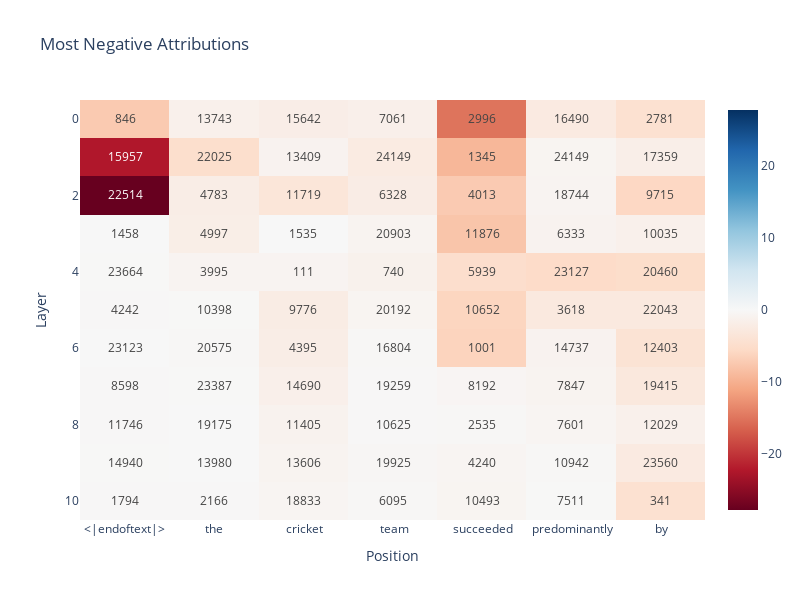

Write notebook code for a chart like this one.
### Code cell
# ### most negative attributions ###
visualize_max_attributions(min=True)

### Figure 1 — Plotly figure (JSON) as saved in the notebook; plotly's stock layout.template omitted (floating-point values rounded to 4 significant figures)
{"data": [{"coloraxis": "coloraxis", "hovertemplate": "Position: %{x}<br>Layer: %{y}<br>color: %{z}<extra></extra>", "name": "0", "text": [["846", "13743", "15642", "7061", "2996", "16490", "2781"], ["15957", "22025", "13409", "24149", "1345", "24149", "17359"], ["22514", "4783", "11719", "6328", "4013", "18744", "9715"], ["1458", "4997", "1535", "20903", "11876", "6333", "10035"], ["23664", "3995", "111", "740", "5939", "23127", "20460"], ["4242", "10398", "9776", "20192", "10652", "3618", "22043"], ["23123", "20575", "4395", "16804", "1001", "14737", "12403"], ["8598", "23387", "14690", "19259", "8192", "7847", "19415"], ["11746", "19175", "11405", "10625", "2535", "7601", "12029"], ["14940", "13980", "13606", "19925", "4240", "10942", "23560"], ["1794", "2166", "18833", "6095", "10493", "7511", "341"]], "textfont": {"size": 12}, "texttemplate": "%{text}", "type": "heatmap", "x": ["<|endoftext|>", "the", " cricket", " team", " succeeded", " predominantly", " by"], "xaxis": "x", "yaxis": "y", "z": [[-7.346, -1.391, -1.885, -1.55, -15.09, -2.515, -4.44], [-22.36, -4.845, -0.9272, -2.463, -9.223, -0.6479, -1.703], [-27.76, -1.996, -3.444, -2.086, -7.265, -0.7417, -5.817], [-0.0004976, -1.808, -0.01879, -0.8001, -7.848, -0.9275, -1.401], [-0.09015, -0.6971, -0.7418, -1.232, -4.883, -5.286, -5.045], [-0.1488, -0.0914, -2.158, -0.6921, -6.108, -2.748, -2.757], [-0.05513, -0.2325, -1.944, -0.2236, -6.239, -0.9784, -4.041], [-0.1274, -0.06842, -1.54, -0.1126, -0.5193, -0.754, -3.014], [-0.1117, -0.04425, -1.062, -0.1493, -0.1849, -0.583, -1.427], [-0.0782, -0.03337, -0.8644, -0.3436, -0.6267, -0.194, -2.514], [-0.1067, -0.1658, -0.5438, -0.2089, -0.6662, -0.09169, -4.414]]}], "layout": {"coloraxis": {"cmid": 0, "colorscale": [[0, "rgb(103,0,31)"], [0.1, "rgb(178,24,43)"], [0.2, "rgb(214,96,77)"], [0.3, "rgb(244,165,130)"], [0.4, "rgb(253,219,199)"], [0.5, "rgb(247,247,247)"], [0.6, "rgb(209,229,240)"], [0.7, "rgb(146,197,222)"], [0.8, "rgb(67,147,195)"], [0.9, "rgb(33,102,172)"], [1, "rgb(5,48,97)"]]}, "height": 600, "title": {"text": "Most Negative Attributions"}, "width": 800, "xaxis": {"anchor": "y", "constrain": "domain", "domain": [0, 1], "scaleanchor": "y", "title": {"text": "Position"}}, "yaxis": {"anchor": "x", "autorange": "reversed", "constrain": "domain", "domain": [0, 1], "title": {"text": "Layer"}}}}
